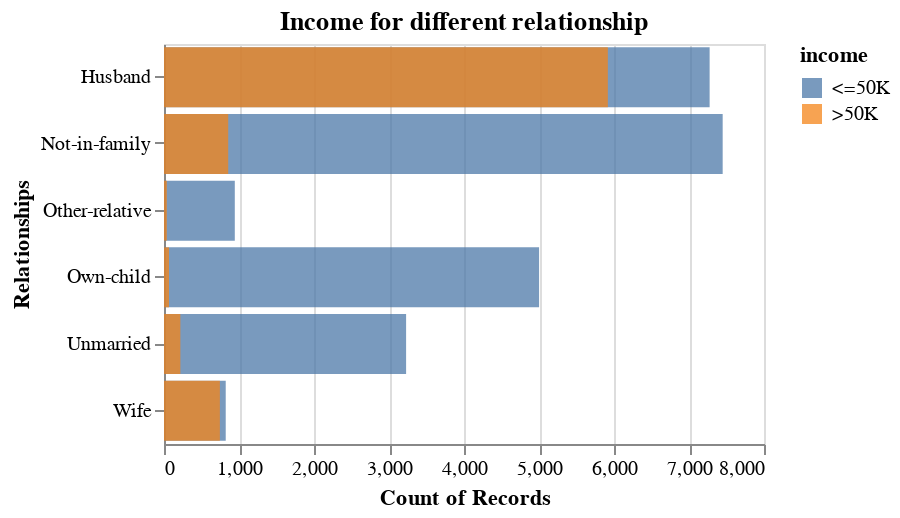

The notebook cell this image was saved under:
### Code cell
alt.Chart(data_adult, title = "Income for different relationship").mark_bar(opacity = 0.75).encode(
    alt.Y('relationship').title("Relationships"),
    alt.X('count()').stack(False),
    alt.Color('income')
).properties(
    height=200,
    width=300
)

### Figure 1 — Vega specification as saved in the notebook (floating-point values rounded to 4 significant figures)
{"$schema": "https://vega.github.io/schema/vega/v5.json", "data": [{"name": "source_0", "values": [{"__count": 7449, "income": " <=50K", "relationship": " Not-in-family"}, {"__count": 7275, "income": " <=50K", "relationship": " Husband"}, {"__count": 823, "income": " <=50K", "relationship": " Wife"}, {"__count": 5918, "income": " >50K", "relationship": " Husband"}, {"__count": 856, "income": " >50K", "relationship": " Not-in-family"}, {"__count": 5001, "income": " <=50K", "relationship": " Own-child"}, {"__count": 3228, "income": " <=50K", "relationship": " Unmarried"}, {"__count": 218, "income": " >50K", "relationship": " Unmarried"}, {"__count": 745, "income": " >50K", "relationship": " Wife"}, {"__count": 944, "income": " <=50K", "relationship": " Other-relative"}, {"__count": 37, "income": " >50K", "relationship": " Other-relative"}, {"__count": 67, "income": " >50K", "relationship": " Own-child"}]}, {"name": "source_0_x_domain___count", "values": [{"min": 37, "max": 7449}]}, {"name": "source_0_y_domain_relationship", "values": [{"relationship": " Not-in-family"}, {"relationship": " Husband"}, {"relationship": " Wife"}, {"relationship": " Own-child"}, {"relationship": " Unmarried"}, {"relationship": " Other-relative"}]}, {"name": "source_0_color_domain_income", "values": [{"income": " <=50K"}, {"income": " >50K"}]}], "marks": [{"type": "rect", "name": "marks", "from": {"data": "source_0"}, "encode": {"update": {"x": {"field": "__count", "scale": "x"}, "opacity": {"value": 0.75}, "fill": {"field": "income", "scale": "color"}, "y": {"field": "relationship", "scale": "y"}, "x2": {"value": 0, "scale": "x"}, "height": {"signal": "max(0.25, bandwidth('y'))"}}}, "style": ["bar"]}], "scales": [{"name": "x", "type": "linear", "domain": [{"signal": "(data(\"source_0_x_domain___count\")[0] || {}).min"}, {"signal": "(data(\"source_0_x_domain___count\")[0] || {}).max"}], "range": [0, {"signal": "width"}], "nice": true, "zero": true}, {"name": "y", "type": "band", "domain": {"data": "source_0_y_domain_relationship", "field": "relationship", "sort": true}, "range": [0, {"signal": "height"}], "paddingOuter": 0.05, "paddingInner": 0.1}, {"name": "color", "type": "ordinal", "domain": {"data": "source_0_color_domain_income", "field": "income", "sort": true}, "range": "category"}], "axes": [{"scale": "x", "maxExtent": 0, "domain": false, "ticks": false, "gridScale": "y", "aria": false, "minExtent": 0, "orient": "bottom", "zindex": 0, "tickCount": {"signal": "ceil(width/40)"}, "grid": true, "labels": false}, {"scale": "x", "grid": false, "tickCount": {"signal": "ceil(width/40)"}, "labelFlush": true, "title": "Count of Records", "orient": "bottom", "labelOverlap": true, "zindex": 0}, {"scale": "y", "zindex": 0, "grid": false, "orient": "left", "title": "Relationships"}], "title": {"text": "Income for different relationship", "frame": "group"}, "background": "white", "padding": 5, "width": 300, "height": 200, "style": "cell", "legends": [{"fill": "color", "symbolType": "square", "title": "income", "encode": {"symbols": {"update": {"opacity": {"value": 0.75}}}}}]}
